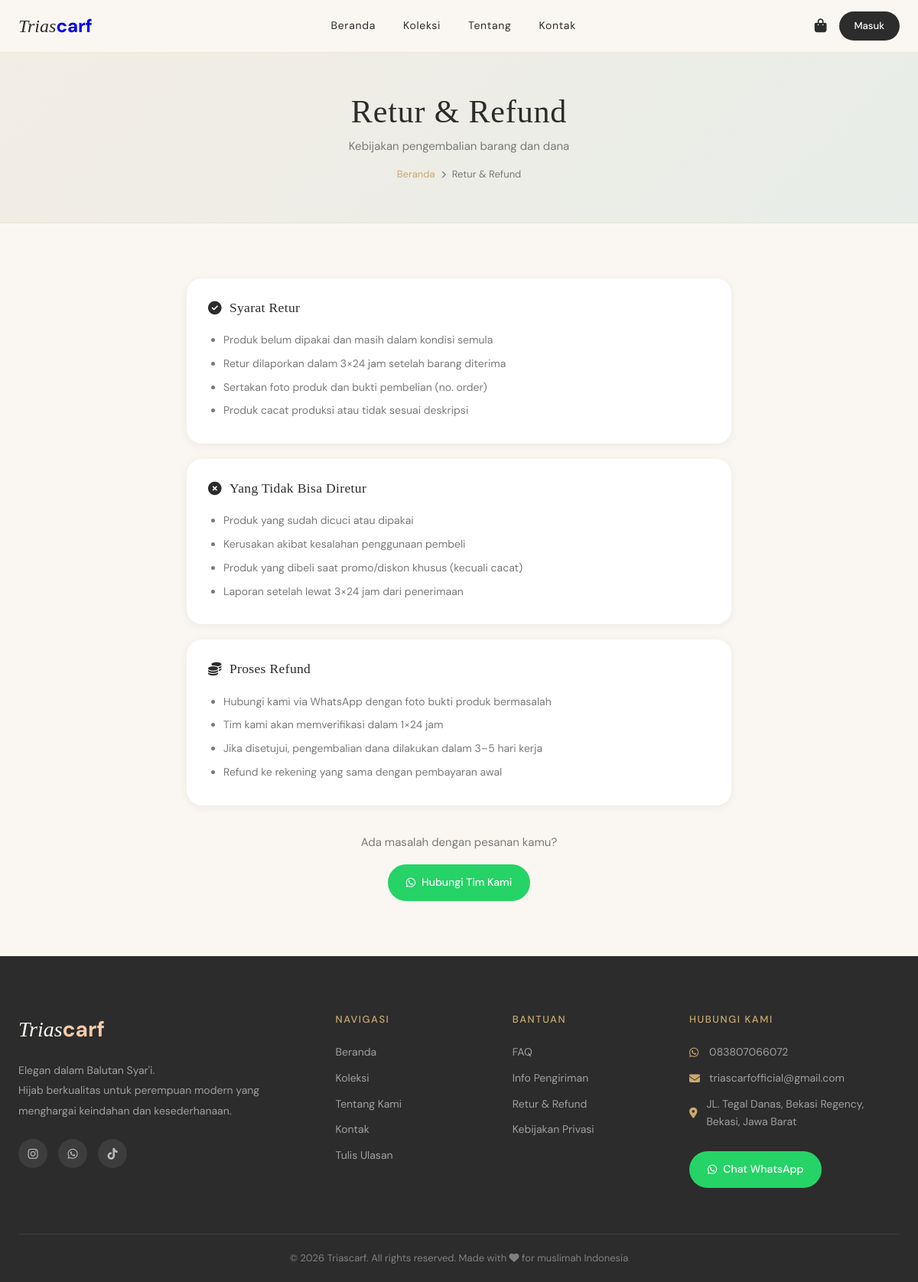
Page /triascraf/pages/return.php on the committed database.
### tables this page shows
CREATE TABLE `settings` (
  `id` int(11) NOT NULL,
  `key_name` varchar(100) NOT NULL,
  `value` text DEFAULT NULL
);

### triascraf/includes/config.php (called while the page is built, shortened)
<?php
function getSetting($conn, $key) {
    $key = $conn->real_escape_string($key);
    $r = $conn->query("SELECT value FROM settings WHERE key_name = '$key'");
    if ($r && $r->num_rows > 0) return $r->fetch_assoc()['value'];
    return '';
}
?>

### triascraf/pages/return.php (the view)
<?php require_once '../includes/config.php'; $pageTitle = 'Retur & Refund'; ?>
<?php include '../includes/header.php'; ?>
<div class="page-header">
    <h1>Retur &amp; Refund</h1>
    <p>Kebijakan pengembalian barang dan dana</p>
    <div class="breadcrumb"><a href="<?= BASE_URL ?>">Beranda</a><i class="fas fa-chevron-right" style="font-size:10px"></i><span>Retur & Refund</span></div>
</div>
<section style="padding:72px 24px;max-width:760px;margin:0 auto">
    <?php $sections = [
        ['title'=>'Syarat Retur','icon'=>'fas fa-check-circle','items'=>['Produk belum dipakai dan masih dalam kondisi semula','Retur dilaporkan dalam 3×24 jam setelah barang diterima','Sertakan foto produk dan bukti pembelian (no. order)','Produk cacat produksi atau tidak sesuai deskripsi']],
        ['title'=>'Yang Tidak Bisa Diretur','icon'=>'fas fa-times-circle','items'=>['Produk yang sudah dicuci atau dipakai','Kerusakan akibat kesalahan penggunaan pembeli','Produk yang dibeli saat promo/diskon khusus (kecuali cacat)','Laporan setelah lewat 3×24 jam dari penerimaan']],
        ['title'=>'Proses Refund','icon'=>'fas fa-coins','items'=>['Hubungi kami via WhatsApp dengan foto bukti produk bermasalah','Tim kami akan memverifikasi dalam 1×24 jam','Jika disetujui, pengembalian dana dilakukan dalam 3–5 hari kerja','Refund ke rekening yang sama dengan pembayaran awal']],
    ];
    foreach($sections as $s): ?>
    <div style="background:white;border-radius:var(--radius-lg);padding:28px;box-shadow:var(--shadow-sm);margin-bottom:20px">
        <h3 style="margin-bottom:16px;display:flex;align-items:center;gap:10px"><i class="<?= $s['icon'] ?>" style="color:var(--rose)"></i><?= $s['title'] ?></h3>
        <ul style="color:var(--muted);font-size:14px;line-height:2.2;padding-left:20px">
            <?php foreach($s['items'] as $item): ?><li><?= $item ?></li><?php endforeach; ?>
        </ul>
    </div>
    <?php endforeach; ?>
    <div style="text-align:center;margin-top:36px">
        <p style="color:var(--muted);margin-bottom:16px">Ada masalah dengan pesanan kamu?</p>
        <a href="https://wa.me/<?= getSetting($conn,'whatsapp_number') ?>" class="btn-wa" style="margin-top:0;display:inline-flex" target="_blank"><i class="fab fa-whatsapp"></i> Hubungi Tim Kami</a>
    </div>
</section>
<?php include '../includes/footer.php'; ?>

### triascraf/includes/footer.php (shortened to what this page needs)
</div><footer class="footer">
    <div class="footer-container">
        <div class="footer-brand">
            <div class="footer-logo"><span class="logo-script">Trias</span><span class="logo-bold">carf</span></div>
            <p>Elegan dalam Balutan Syar'i.<br>Hijab berkualitas untuk perempuan modern yang menghargai keindahan dan kesederhanaan.</p>
            <div class="footer-social">
                <a href="https://www.instagram.com/<?= getSetting($conn, 'store_instagram') ?: 'triascarfofficial' ?>" target="_blank" title="Instagram"><i class="fab fa-instagram"></i></a>
                <a href="https://wa.me/<?= preg_replace('/[^0-9]/', '', getSetting($conn, 'whatsapp_number') ?: '083807066072') ?>" target="_blank" title="WhatsApp"><i class="fab fa-whatsapp"></i></a>
                <a href="https://tiktok.com/@triascarf" target="_blank" title="TikTok"><i class="fab fa-tiktok"></i></a>
            </div>
        </div>
        <div class="footer-links">
            <h4>Navigasi</h4>
            <a href="<?= BASE_URL ?>">Beranda</a>
            <a href="<?= BASE_URL ?>/pages/shop.php">Koleksi</a>
            <a href="<?= BASE_URL ?>/pages/about.php">Tentang Kami</a>
            <a href="<?= BASE_URL ?>/pages/contact.php">Kontak</a>
            <a href="<?= BASE_URL ?>/pages/testimonial.php">Tulis Ulasan</a>
        </div>
        <div class="footer-links">
            <h4>Bantuan</h4>
            <a href="<?= BASE_URL ?>/pages/faq.php">FAQ</a>
            <a href="<?= BASE_URL ?>/pages/shipping.php">Info Pengiriman</a>
            <a href="<?= BASE_URL ?>/pages/return.php">Retur &amp; Refund</a>
            <a href="<?= BASE_URL ?>/pages/privacy.php">Kebijakan Privasi</a>
        </div>
        <div class="footer-contact">
            <h4>Hubungi Kami</h4>
            <p><i class="fab fa-whatsapp"></i> <?= getSetting($conn, 'whatsapp_number') ?: '083807066072' ?></p>
            <p><i class="fas fa-envelope"></i> <?= getSetting($conn, 'store_email') ?: 'hello@triascraf.com' ?></p>
            <p><i class="fas fa-map-marker-alt"></i> <?= getSetting($conn, 'store_address') ?: 'Bekasi, Jawa Barat' ?></p>
            <a href="https://wa.me/<?= preg_replace('/[^0-9]/', '', getSetting($conn, 'whatsapp_number') ?: '083807066072') ?>" class="btn-wa" target="_blank">
                <i class="fab fa-whatsapp"></i> Chat WhatsApp
            </a>
        </div>
    </div> <div class="footer-bottom">
        <p>© <?= date('Y') ?> Triascarf. All rights reserved. Made with <i class="fas fa-heart" style="color:var(--rose)"></i> for muslimah Indonesia</p>
    </div>
</footer>
</body>
</html>

### triascraf/assets/css/style.css (style rules this page uses)
:root { --cream: #FAF7F2; --ivory: #F2EDE4; --rose-gold: #C9A96E; --rose-deep: #A8834A; --sage: #6B7B6E; --sage-light: #E8EDE9; --charcoal: #2C2C2C; --muted: #7A7A7A; --white: #FFFFFF; --error: #C0392B; --success: #27AE60; --shadow-sm: 0 2px 12px rgba(0,0,0,0.06); --shadow-md: 0 8px 32px rgba(0,0,0,0.10); --shadow-lg: 0 20px 60px rgba(0,0,0,0.12); --radius: 12px; --radius-lg: 20px; --transition: 0.3s ease; }
* { margin: 0; padding: 0; box-sizing: border-box; }
html { scroll-behavior: smooth; }
body { font-family: 'DM Sans', sans-serif; background: var(--cream); color: var(--charcoal); font-size: 15px; line-height: 1.7; }
h1, h2, h3 { font-family: 'Cormorant Garamond', serif; font-weight: 400; letter-spacing: 0.02em; line-height: 1.2; }
.logo-script { font-family: 'Cormorant Garamond', serif; font-style: italic; font-weight: 300; color: var(--charcoal); }
.logo-bold { font-family: 'DM Sans', sans-serif; font-weight: 700; color: var(--rose); }
.footer .logo-script, .auth-visual .logo-script, .admin-sidebar .logo-script { color: #FAF7F2 !important; }
.footer .logo-bold, .auth-visual .logo-bold, .admin-sidebar .logo-bold { color: #F5C9AA !important; }
.btn-wa { display: inline-flex; align-items: center; gap: 8px; padding: 12px 24px; background: #25D366; color: white; border-radius: 50px; text-decoration: none; font-size: 14px; font-weight: 500; transition: all var(--transition); margin-top: 16px; }
.page-header { background: linear-gradient(135deg, var(--ivory) 0%, var(--sage-light) 100%); padding: 52px 24px; text-align: center; border-bottom: 1px solid rgba(201,169,110,0.15); }
.page-header h1 { font-size: 42px; margin-bottom: 8px; }
.page-header p { color: var(--muted); font-size: 15px; }
.breadcrumb { display: flex; align-items: center; gap: 8px; justify-content: center; font-size: 13px; color: var(--muted); margin-top: 12px; }
.breadcrumb a { color: var(--rose-gold); text-decoration: none; }
.footer { background: var(--charcoal); color: white; padding: 72px 24px 0; }
.footer-container { display: grid; grid-template-columns: 2fr 1fr 1fr 1.5fr; gap: 48px; max-width: 1280px; margin: 0 auto; padding-bottom: 60px; }
.footer-logo { font-size: 28px; margin-bottom: 16px; }
.footer-brand p { color: rgba(255,255,255,0.55); font-size: 14px; line-height: 1.9; margin-bottom: 24px; }
.footer-social { display: flex; gap: 14px; }
.footer-social a { width: 38px; height: 38px; background: rgba(255,255,255,0.08); border-radius: 50%; display: flex; align-items: center; justify-content: center; color: rgba(255,255,255,0.65); text-decoration: none; transition: all var(--transition); }
.footer-links h4 { font-family: 'DM Sans', sans-serif; font-size: 13px; letter-spacing: 0.12em; text-transform: uppercase; color: var(--rose-gold); margin-bottom: 20px; font-weight: 500; }
.footer-links a { display: block; color: rgba(255,255,255,0.55); text-decoration: none; font-size: 14px; margin-bottom: 10px; transition: color var(--transition); }
.footer-contact h4 { font-family: 'DM Sans', sans-serif; font-size: 13px; letter-spacing: 0.12em; text-transform: uppercase; color: var(--rose-gold); margin-bottom: 20px; font-weight: 500; }
.footer-contact p { color: rgba(255,255,255,0.55); font-size: 14px; margin-bottom: 10px; display: flex; align-items: center; gap: 10px; }
.footer-contact p i { color: var(--rose-gold); width: 16px; }
.footer-bottom { border-top: 1px solid rgba(255,255,255,0.08); padding: 20px 0; text-align: center; max-width: 1280px; margin: 0 auto; }
.footer-bottom p { color: rgba(255,255,255,0.4); font-size: 13px; }

### rows in the picture
settings: value "083807066072"
settings: value "triascarfofficial@gmail.com"
settings: value "JL. Tegal Danas, Bekasi Regency, Bekasi, Jawa Barat"

### other values in the picture
$s['title'] "Syarat Retur"
$item "Produk belum dipakai dan masih dalam kondisi semula"
$item "Retur dilaporkan dalam 3×24 jam setelah barang diterima"
$item "Sertakan foto produk dan bukti pembelian (no. order)"
$item "Produk cacat produksi atau tidak sesuai deskripsi"
$s['title'] "Yang Tidak Bisa Diretur"
$item "Produk yang sudah dicuci atau dipakai"
$item "Kerusakan akibat kesalahan penggunaan pembeli"
$item "Produk yang dibeli saat promo/diskon khusus (kecuali cacat)"
$item "Laporan setelah lewat 3×24 jam dari penerimaan"
$s['title'] "Proses Refund"
$item "Hubungi kami via WhatsApp dengan foto bukti produk bermasalah"
$item "Tim kami akan memverifikasi dalam 1×24 jam"
$item "Jika disetujui, pengembalian dana dilakukan dalam 3–5 hari kerja"
$item "Refund ke rekening yang sama dengan pembayaran awal"
